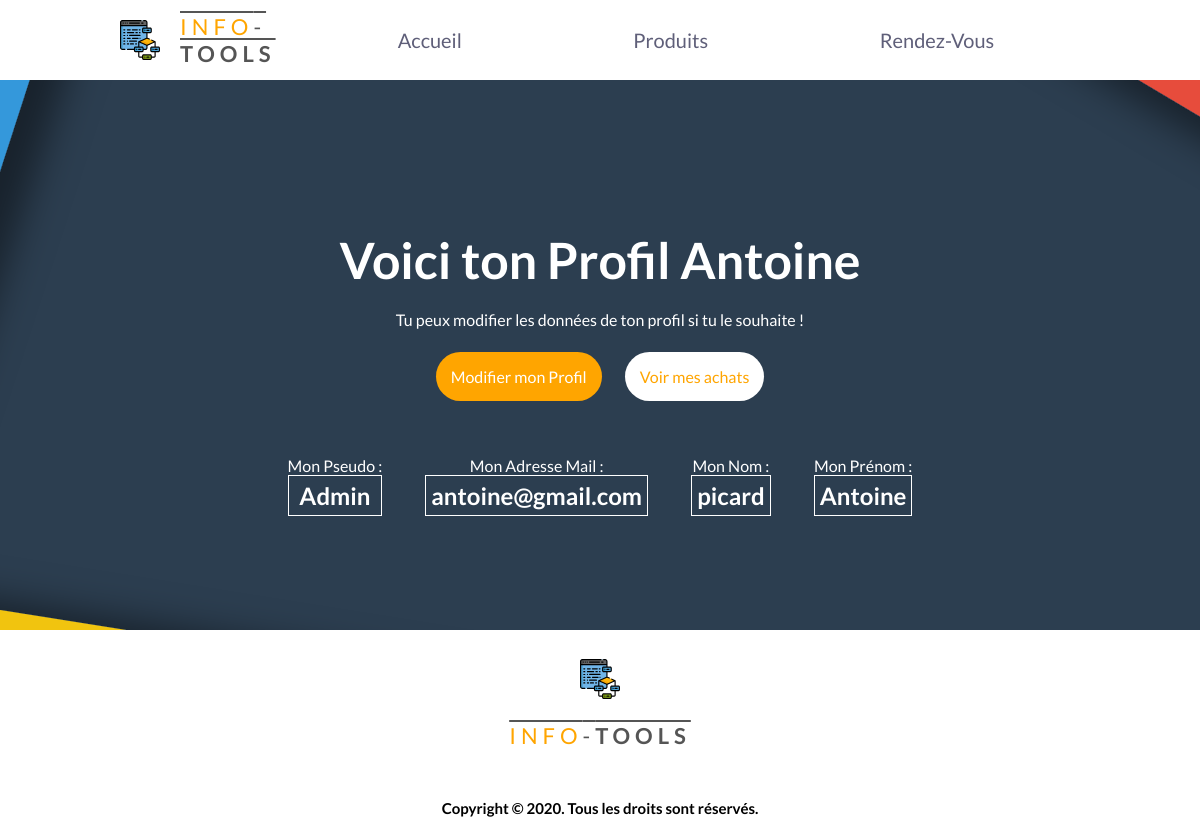
The page /php/profil.php?id=1 on the database as committed earlier.
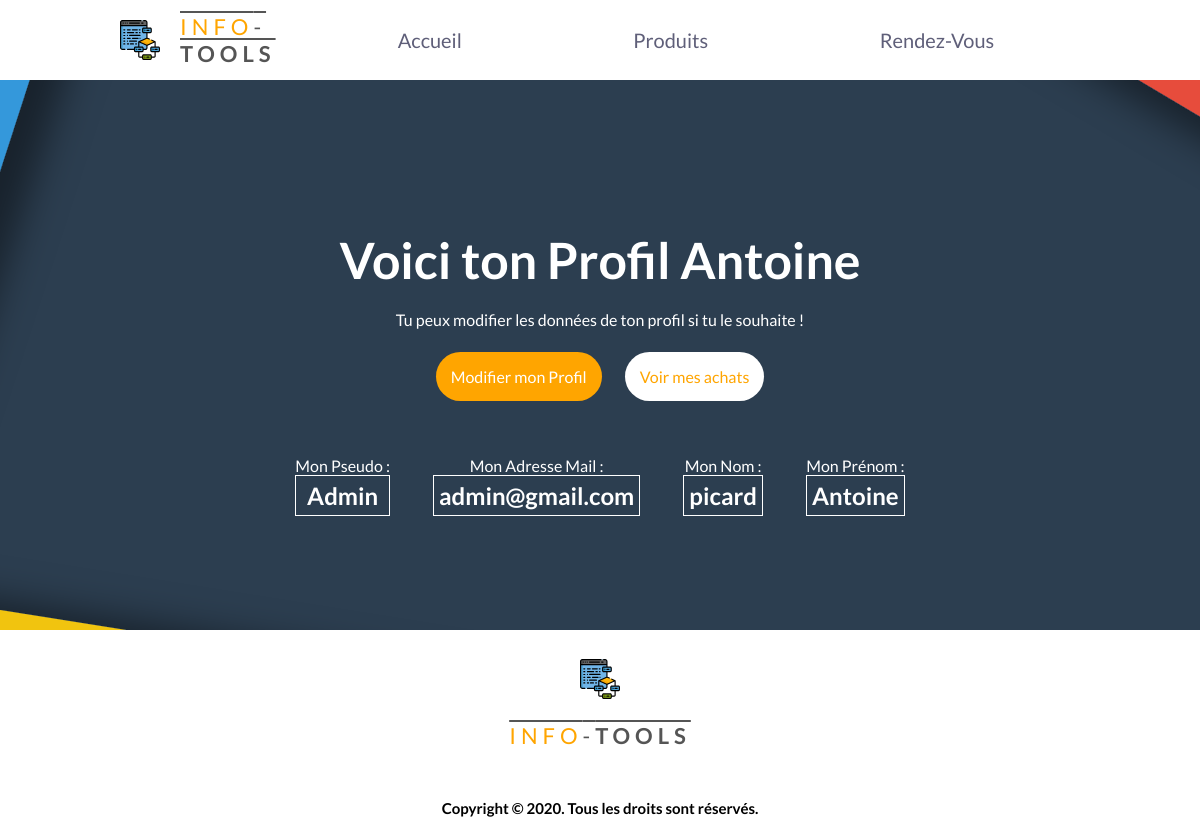
The same page on the database as committed later.
### tables this page shows
CREATE TABLE IF NOT EXISTS `utilisateur` (
`IdUti` int(11) NOT NULL,
  `ObjectGuid` varchar(255) DEFAULT NULL,
  `NumRole` int(11) DEFAULT NULL,
  `Username` varchar(255) DEFAULT NULL,
  `Nom` varchar(11) NOT NULL,
  `Prenom` varchar(11) DEFAULT NULL,
  `Mdp` varchar(100) DEFAULT NULL,
  `Mail` varchar(100) NOT NULL,
  `Tel` varchar(11) DEFAULT NULL,
  `Adresse` varchar(300) DEFAULT NULL,
  `CP` char(5) DEFAULT NULL,
  `Ville` varchar(50) DEFAULT NULL,
  `Pseudo` varchar(20) DEFAULT NULL
);

### php/profil.php (the view, shortened to what this page needs)
<!DOCTYPE html>
<html lang="fr">
    <head>
        <link rel="stylesheet" href="../css/style.css" />
    </head>
    <body>
            <header>
                <div class="logo-container">
                    <img src="../img/logo/algorithm.svg" alt="logo" />
                    <h4 class="logo"><span class="color-info">Info</span>-<b>Tools</b></h4>
                </div>
                <nav>
                    <ul class="nav-links">
                        <li><a class="link" href="../index.php">Accueil</a></li>
                        <li><a class="link" href="product.php">Produits</a></li>
                        <li><a class="link" href="appointment.php">Rendez-Vous</a></li>
                    </ul>
                        <?php
                            global $db;
                        ?>
                </nav>
            </header>
            <?php
                if(isset($_GET['id']) AND $_GET['id'] > 0)
                {
                    $getid = intval($_GET['id']);
                    $requser = $db->prepare('SELECT * FROM utilisateur WHERE IdUti = ?');
                    $requser->execute(array($getid));
                    $userinfo = $requser->fetch();
            ?>
                <div class="main-image">
                    <?php
                        echo '<h1>Voici ton Profil '.$userinfo['Prenom'].'</h1>';
                    ?>
                    <p>Tu peux modifier les données de ton profil si tu le souhaite !</p>
                    <br/><br/>
                    <a class="profile" href="modifprofil.php">Modifier mon Profil</a>
                    <a class="profilachat" href="pageachat.php?id=<?php echo $_SESSION['IdUti'] ?>">Voir mes achats</a>
                    <div class="profil">
                    <ul>
                        <li><?php echo '<label>Mon Pseudo :</label><h2>'.$userinfo['Pseudo'].'</h2>'; ?></li>
                        <li><?php echo '<label>Mon Adresse Mail :</label><h2>'.$userinfo['Mail'].'</h2>'; ?></li>
                        <li><?php echo '<label>Mon Nom :</label><h2>'.$userinfo['Nom'].'</h2>'; ?></li>
                        <li><?php echo '<label>Mon Prénom :</label><h2>'.$userinfo['Prenom'].'</h2>'; ?></li>
                    </ul>
                </div>
                </div>
                <br />
            <?php
                }
            ?>
            <footer>
                <div class="footer">
                    <div class="logo-container-footer">
                        <img src="../img/logo/algorithm.svg" alt="logo" />
                        <h4 class="logo"><span class="color-info">Info</span>-<b>Tools</b></h4>
                    </div>
                    <div class="copyright">Copyright &copy 2020. Tous les droits sont réservés.</div>
                </div>
            </footer>
    </body>
</html>

### css/style.css (style rules this page uses)
* { margin: 0%; padding: 0%; box-sizing: border-box; font-family: 'Lato', sans-serif; }
html { scroll-behavior: smooth; }
a { text-decoration: none; color: white; }
header { display: flex; height: 10vh; width: 80%; margin: auto; align-items: center; }
.nav-links a { font-size: 20px; }
.logo-container img { width: 5vh; }
.logo-container { flex: 1; }
.color-info { color: orange; }
.logo { font-size: 22px; font-weight: 400; margin: 20px; text-transform: uppercase; letter-spacing: 5px; text-decoration: overline; }
nav { flex: 4; }
.logo-container, .nav-links { display: flex; }
.nav-links { justify-content: space-around; }
.link { color: #5f5f79; font-size: 18px; text-decoration: none; list-style-type:none; position: relative; }
.link::after { content: ''; transform-origin: 0 0; transform: scaleX(0); position: absolute; bottom: 0; left: 0; right: 0; height: .1em; background: black; z-index: -1; opacity: 0.5; transition: transform .3s; }
.nav-links li { list-style: none; }
h4 { color: #555; font-weight: normal; }
.copyright { font-size: 15px; text-align: center; font-weight: bold; padding-top:30px; color:rgb(0, 0, 0); }
.logo-container-footer img { width: 5vh; }
.logo-container-footer { flex: 1; text-align: center; margin-top:10px; }
.main-image { height: 550px; background: url("../img/profil/profil.png") no-repeat center; text-align: center; color: white; }
.main-image h1 { padding-top: 150px; font-size: 50px; }
.main-image p { padding-top:20px; }
.main-image a.profile { background: orange; cursor: pointer; font-size: 16px; border: none; color: white; margin: auto; outline: none; border-radius: 50px; text-decoration: none; padding: 15px; }
.main-image a.profilachat { background: white; cursor: pointer; font-size: 16px; border: none; color: orange; margin: auto; outline: none; border-radius: 50px; text-decoration: none; padding: 15px; margin-left: 20px; }
.profil ul li { display: inline-block; padding: 20px; }
.profil { text-align: center; margin-top:50px; }
.profil h2 { border: 1px solid; padding : 5px; }
.logo-container-footer { flex: 1; text-align: center; }

Rows that differ between the two databases and show on the page:
changed utilisateur "Antoine": Mail "antoine@gmail.com" → "admin@gmail.com"
